Frame 1 (no input): blank canvas, image omitted
Frame 60 (the mouse pressed at the canvas centre just before this capture): blank canvas, image omitted
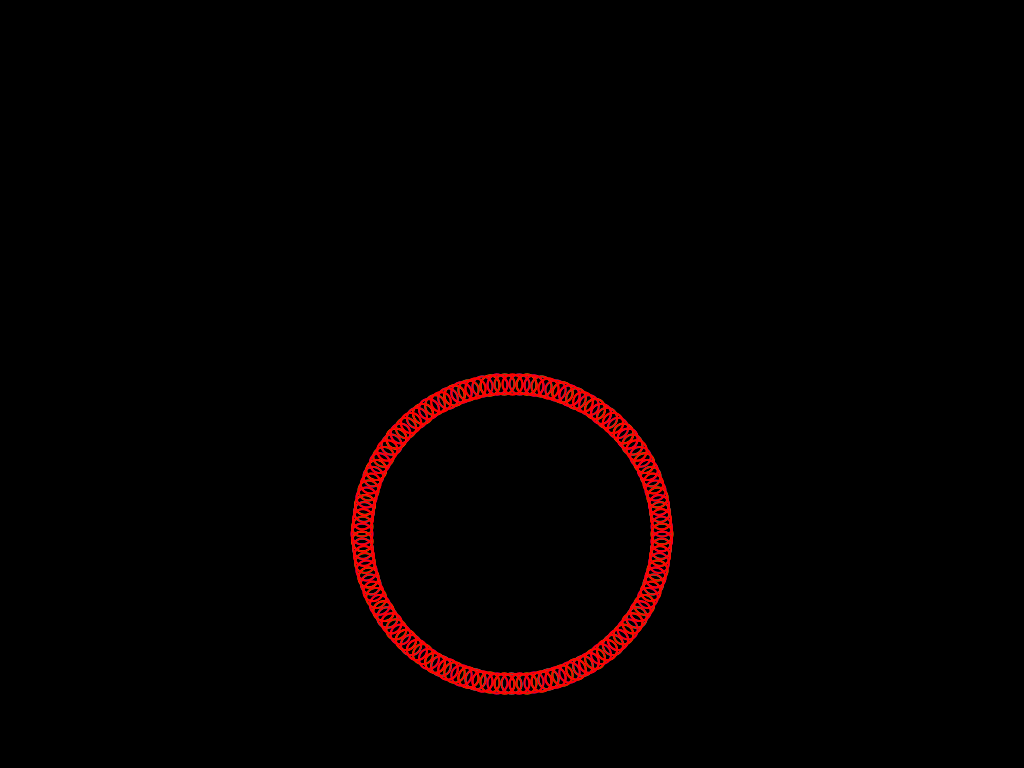
Frame 120 (the mouse held since frame 60 and released just before this capture)

The Processing sketch whose frames 1 and 60 were blank and that drew this single picture after the mouse press (run headless with seeded random() and noise(); from frame 60 on, the mouse is pressed at the canvas centre):

// Processing sketch: basicRotationWithSin
// ── basicRotationWithSin.pde
//The MIT License (MIT) - See Licence.txt for details

//Copyright (c) 2013 Mick Grierson, Matthew Yee-King, Marco Gillies

// VARIABLES
float magnify = 300; // This is how big we want the rose to be.
int elements = 256;// This is the number of points and lines we will calculate at once. 1000 is alot actually. 

float rotation, radius; // rotation : this is basically how far round the circle we are going to go
                        // radius : this is basically how far from the origin we are.

float spacing = TWO_PI/elements; // this is how far apart each 'node' will be - study it. 


void setup() {
  //iPad portrait. Swap the numbers for landscape. 
  size(1024, 768);
  rectMode(CENTER);
  colorMode(HSB);
}
 
void draw() {
  background(0);

  radius = map(mouseX, 0, width, 0, 10);
  rotation = map(mouseY, 0, height, 0, 10);
  
  translate(width*0.5,height*0.5);// we translate the whole sketch to the centre of the screen, so 0,0 is in the middle.
  noFill();
  strokeWeight(2);
  
  
  for (int i = 0; i < elements;i++) {
      stroke(i*2,255,255);
      pushMatrix();
      rotate(spacing*i*rotation);
      translate(sin(spacing*i*radius)*magnify, 0);
      ellipse(0,0,20,20); // CIRCLES, comment out for scaling trajectories
      //ellipse(0,0,2*i,2*i);
      
      popMatrix();
  }
}
